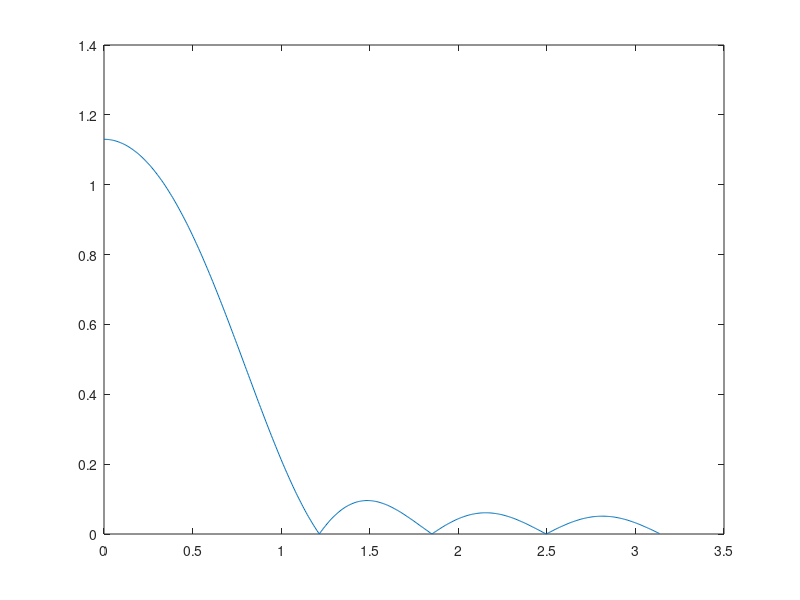
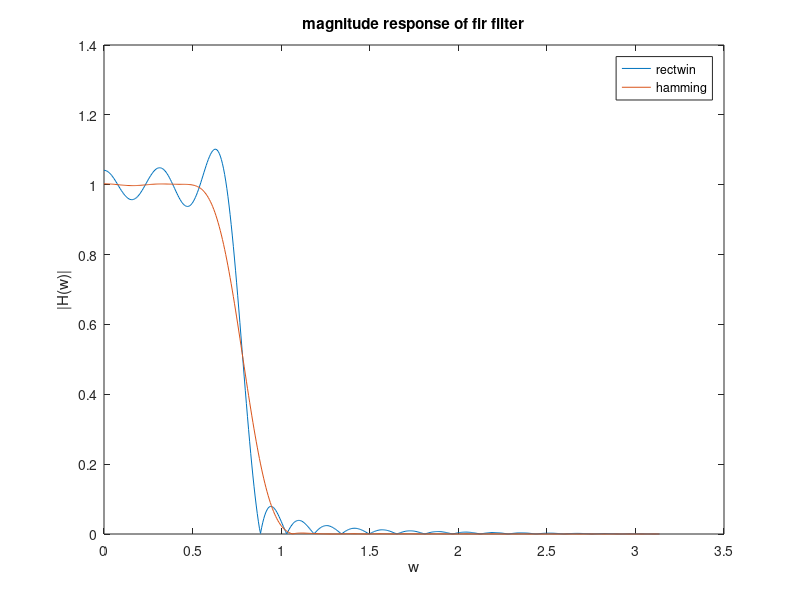

MATLAB code for these plots, in order:
%% 1. Write a Matlab program to design an FIR filter with
%
% a. 10 – taps
% b. 25 – taps
% Cut off frequency is ?/4. Use Rectangular window.
% Plot the magnitude
%% a
w=pi/4;
N=10;
a=(N-1)/2;
Wr=rectwin(N);
for n=0:N-1
    if(n~=a)
        hd(n+1)=sin((n-a)*w)/(pi*(n-a));
else
hd(n+1)=w/pi;
    end
end
hr=hd.*Wr';
[h1,w1]=freqz(hr);
plot(w1,abs(h1));
%% 2. Write a Matlab program to design a 40-tap FIR filter with
% a. Rectangular window
% b. Hamming window
% Cut off frequency is ?/3. Plot the magnitude response in both cases on
% the same graph and comment.
%% a
w=pi/4;
N=40;
a=(N-1)/2;
Wr=rectwin(N);
for n=0:N-1
    if(n~=a)
        hd(n+1)=sin((n-a)*w)/(pi*(n-a));
else
hd(n+1)=w/pi;
    end
end
hr=hd.*Wr';
figure(2);
[h1,w1]=freqz(hr);
plot(w1,abs(h1));
%% b
Wh=hamming(N);
for n=0:N-1
if(n~=a)
hd(n+1)=sin((n-a)*w)/(pi*(n-a));
else
hd(n+1)=w/pi;
end
end
hh=hd.*Wh';
[h2,w2]=freqz(hh);
hold on;
plot(w2,abs(h2));
xlabel('w')
ylabel('|H(w)|');
title('magnitude response of fir filter');
legend('rectwin','hamming');
